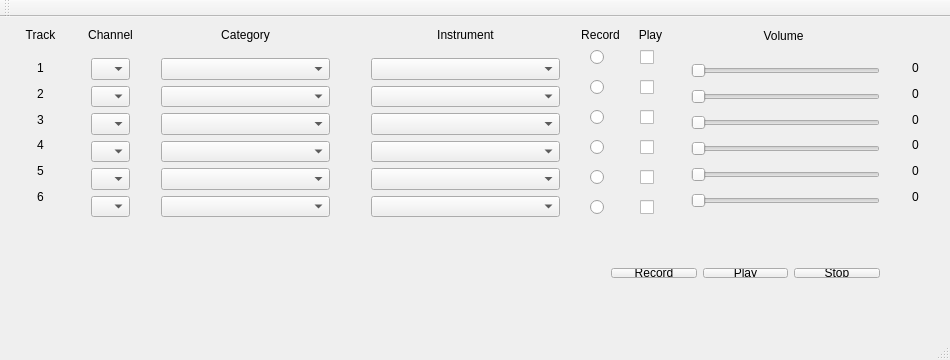
<?xml version="1.0" encoding="UTF-8"?>
<ui version="4.0">
 <class>MainWindow</class>
 <widget class="QMainWindow" name="MainWindow">
  <property name="geometry">
   <rect>
    <x>0</x>
    <y>0</y>
    <width>950</width>
    <height>360</height>
   </rect>
  </property>
  <property name="windowTitle">
   <string>MainWindow</string>
  </property>
  <widget class="QWidget" name="centralWidget">
   <widget class="QLabel" name="label_4">
    <property name="geometry">
     <rect>
      <x>575</x>
      <y>10</y>
      <width>51</width>
      <height>16</height>
     </rect>
    </property>
    <property name="text">
     <string>Record</string>
    </property>
    <property name="alignment">
     <set>Qt::AlignCenter</set>
    </property>
   </widget>
   <widget class="QLabel" name="label_5">
    <property name="geometry">
     <rect>
      <x>630</x>
      <y>10</y>
      <width>41</width>
      <height>16</height>
     </rect>
    </property>
    <property name="text">
     <string>Play</string>
    </property>
    <property name="alignment">
     <set>Qt::AlignCenter</set>
    </property>
   </widget>
   <widget class="QRadioButton" name="radioButton_Record1">
    <property name="geometry">
     <rect>
      <x>590</x>
      <y>30</y>
      <width>21</width>
      <height>20</height>
     </rect>
    </property>
    <property name="text">
     <string/>
    </property>
   </widget>
   <widget class="QRadioButton" name="radioButton_Record2">
    <property name="geometry">
     <rect>
      <x>590</x>
      <y>60</y>
      <width>21</width>
      <height>20</height>
     </rect>
    </property>
    <property name="text">
     <string/>
    </property>
   </widget>
   <widget class="QRadioButton" name="radioButton_Record3">
    <property name="geometry">
     <rect>
      <x>590</x>
      <y>90</y>
      <width>21</width>
      <height>20</height>
     </rect>
    </property>
    <property name="text">
     <string/>
    </property>
   </widget>
   <widget class="QRadioButton" name="radioButton_Record4">
    <property name="geometry">
     <rect>
      <x>590</x>
      <y>120</y>
      <width>21</width>
      <height>21</height>
     </rect>
    </property>
    <property name="text">
     <string/>
    </property>
   </widget>
   <widget class="QRadioButton" name="radioButton_Record5">
    <property name="geometry">
     <rect>
      <x>590</x>
      <y>150</y>
      <width>21</width>
      <height>20</height>
     </rect>
    </property>
    <property name="text">
     <string/>
    </property>
   </widget>
   <widget class="QRadioButton" name="radioButton_Record6">
    <property name="geometry">
     <rect>
      <x>590</x>
      <y>180</y>
      <width>21</width>
      <height>20</height>
     </rect>
    </property>
    <property name="text">
     <string/>
    </property>
   </widget>
   <widget class="QCheckBox" name="checkBox_Play6">
    <property name="geometry">
     <rect>
      <x>640</x>
      <y>180</y>
      <width>21</width>
      <height>20</height>
     </rect>
    </property>
    <property name="text">
     <string/>
    </property>
   </widget>
   <widget class="QCheckBox" name="checkBox_Play2">
    <property name="geometry">
     <rect>
      <x>640</x>
      <y>60</y>
      <width>21</width>
      <height>20</height>
     </rect>
    </property>
    <property name="text">
     <string/>
    </property>
   </widget>
   <widget class="QCheckBox" name="checkBox_Play1">
    <property name="geometry">
     <rect>
      <x>640</x>
      <y>30</y>
      <width>21</width>
      <height>20</height>
     </rect>
    </property>
    <property name="text">
     <string/>
    </property>
   </widget>
   <widget class="QCheckBox" name="checkBox_Play4">
    <property name="geometry">
     <rect>
      <x>640</x>
      <y>120</y>
      <width>21</width>
      <height>20</height>
     </rect>
    </property>
    <property name="text">
     <string/>
    </property>
   </widget>
   <widget class="QCheckBox" name="checkBox_Play3">
    <property name="geometry">
     <rect>
      <x>640</x>
      <y>90</y>
      <width>21</width>
      <height>20</height>
     </rect>
    </property>
    <property name="text">
     <string/>
    </property>
   </widget>
   <widget class="QCheckBox" name="checkBox_Play5">
    <property name="geometry">
     <rect>
      <x>640</x>
      <y>150</y>
      <width>21</width>
      <height>20</height>
     </rect>
    </property>
    <property name="text">
     <string/>
    </property>
   </widget>
   <widget class="QWidget" name="layoutWidget">
    <property name="geometry">
     <rect>
      <x>600</x>
      <y>240</y>
      <width>291</width>
      <height>32</height>
     </rect>
    </property>
    <layout class="QHBoxLayout" name="horizontalLayout">
     <item>
      <widget class="QPushButton" name="pushButton_Record">
       <property name="text">
        <string>Record</string>
       </property>
      </widget>
     </item>
     <item>
      <widget class="QPushButton" name="pushButton_Play">
       <property name="text">
        <string>Play</string>
       </property>
      </widget>
     </item>
     <item>
      <widget class="QPushButton" name="pushButton_Stop">
       <property name="text">
        <string>Stop</string>
       </property>
      </widget>
     </item>
    </layout>
   </widget>
   <widget class="QWidget" name="layoutWidget">
    <property name="geometry">
     <rect>
      <x>900</x>
      <y>30</y>
      <width>31</width>
      <height>171</height>
     </rect>
    </property>
    <layout class="QVBoxLayout" name="verticalLayout_6">
     <item>
      <widget class="QLabel" name="label_Volume1">
       <property name="text">
        <string>0</string>
       </property>
       <property name="alignment">
        <set>Qt::AlignCenter</set>
       </property>
      </widget>
     </item>
     <item>
      <widget class="QLabel" name="label_Volume2">
       <property name="text">
        <string>0</string>
       </property>
       <property name="alignment">
        <set>Qt::AlignCenter</set>
       </property>
      </widget>
     </item>
     <item>
      <widget class="QLabel" name="label_Volume3">
       <property name="text">
        <string>0</string>
       </property>
       <property name="alignment">
        <set>Qt::AlignCenter</set>
       </property>
      </widget>
     </item>
     <item>
      <widget class="QLabel" name="label_Volume4">
       <property name="text">
        <string>0</string>
       </property>
       <property name="alignment">
        <set>Qt::AlignCenter</set>
       </property>
      </widget>
     </item>
     <item>
      <widget class="QLabel" name="label_Volume5">
       <property name="text">
        <string>0</string>
       </property>
       <property name="alignment">
        <set>Qt::AlignCenter</set>
       </property>
      </widget>
     </item>
     <item>
      <widget class="QLabel" name="label_Volume6">
       <property name="text">
        <string>0</string>
       </property>
       <property name="alignment">
        <set>Qt::AlignCenter</set>
       </property>
      </widget>
     </item>
    </layout>
   </widget>
   <widget class="QLabel" name="label_TrackNum">
    <property name="geometry">
     <rect>
      <x>20</x>
      <y>10</y>
      <width>41</width>
      <height>16</height>
     </rect>
    </property>
    <property name="text">
     <string>Track</string>
    </property>
    <property name="alignment">
     <set>Qt::AlignCenter</set>
    </property>
   </widget>
   <widget class="QLabel" name="label_Inst">
    <property name="geometry">
     <rect>
      <x>360</x>
      <y>10</y>
      <width>211</width>
      <height>16</height>
     </rect>
    </property>
    <property name="text">
     <string>Instrument</string>
    </property>
    <property name="alignment">
     <set>Qt::AlignCenter</set>
    </property>
   </widget>
   <widget class="QLabel" name="label_Category">
    <property name="geometry">
     <rect>
      <x>150</x>
      <y>10</y>
      <width>191</width>
      <height>16</height>
     </rect>
    </property>
    <property name="text">
     <string>Category</string>
    </property>
    <property name="alignment">
     <set>Qt::AlignCenter</set>
    </property>
   </widget>
   <widget class="QLabel" name="label_Channel">
    <property name="geometry">
     <rect>
      <x>80</x>
      <y>10</y>
      <width>61</width>
      <height>16</height>
     </rect>
    </property>
    <property name="text">
     <string>Channel</string>
    </property>
    <property name="alignment">
     <set>Qt::AlignCenter</set>
    </property>
   </widget>
   <widget class="QWidget" name="layoutWidget">
    <property name="geometry">
     <rect>
      <x>80</x>
      <y>30</y>
      <width>61</width>
      <height>181</height>
     </rect>
    </property>
    <layout class="QVBoxLayout" name="verticalLayout">
     <item>
      <widget class="QComboBox" name="comboBox_Channel1"/>
     </item>
     <item>
      <widget class="QComboBox" name="comboBox_Channel2"/>
     </item>
     <item>
      <widget class="QComboBox" name="comboBox_Channel3"/>
     </item>
     <item>
      <widget class="QComboBox" name="comboBox_Channel4"/>
     </item>
     <item>
      <widget class="QComboBox" name="comboBox_Channel5"/>
     </item>
     <item>
      <widget class="QComboBox" name="comboBox_Channel6"/>
     </item>
    </layout>
   </widget>
   <widget class="QWidget" name="layoutWidget">
    <property name="geometry">
     <rect>
      <x>150</x>
      <y>30</y>
      <width>191</width>
      <height>181</height>
     </rect>
    </property>
    <layout class="QVBoxLayout" name="verticalLayout_2">
     <item>
      <widget class="QComboBox" name="comboBox_Category1"/>
     </item>
     <item>
      <widget class="QComboBox" name="comboBox_Category2"/>
     </item>
     <item>
      <widget class="QComboBox" name="comboBox_Category3"/>
     </item>
     <item>
      <widget class="QComboBox" name="comboBox_Category4"/>
     </item>
     <item>
      <widget class="QComboBox" name="comboBox_Category5"/>
     </item>
     <item>
      <widget class="QComboBox" name="comboBox_Category6"/>
     </item>
    </layout>
   </widget>
   <widget class="QWidget" name="layoutWidget">
    <property name="geometry">
     <rect>
      <x>360</x>
      <y>30</y>
      <width>211</width>
      <height>181</height>
     </rect>
    </property>
    <layout class="QVBoxLayout" name="verticalLayout_3">
     <item>
      <widget class="QComboBox" name="comboBox_Inst1"/>
     </item>
     <item>
      <widget class="QComboBox" name="comboBox_Inst2"/>
     </item>
     <item>
      <widget class="QComboBox" name="comboBox_Inst3"/>
     </item>
     <item>
      <widget class="QComboBox" name="comboBox_Inst4"/>
     </item>
     <item>
      <widget class="QComboBox" name="comboBox_Inst5"/>
     </item>
     <item>
      <widget class="QComboBox" name="comboBox_Inst6"/>
     </item>
    </layout>
   </widget>
   <widget class="QWidget" name="layoutWidget">
    <property name="geometry">
     <rect>
      <x>20</x>
      <y>30</y>
      <width>41</width>
      <height>171</height>
     </rect>
    </property>
    <layout class="QVBoxLayout" name="verticalLayout_4">
     <item>
      <widget class="QLabel" name="label_Track1">
       <property name="text">
        <string>1</string>
       </property>
       <property name="alignment">
        <set>Qt::AlignCenter</set>
       </property>
      </widget>
     </item>
     <item>
      <widget class="QLabel" name="label_Track2">
       <property name="text">
        <string>2</string>
       </property>
       <property name="alignment">
        <set>Qt::AlignCenter</set>
       </property>
      </widget>
     </item>
     <item>
      <widget class="QLabel" name="label_Track3">
       <property name="text">
        <string>3</string>
       </property>
       <property name="alignment">
        <set>Qt::AlignCenter</set>
       </property>
      </widget>
     </item>
     <item>
      <widget class="QLabel" name="label_Track4">
       <property name="text">
        <string>4</string>
       </property>
       <property name="alignment">
        <set>Qt::AlignCenter</set>
       </property>
      </widget>
     </item>
     <item>
      <widget class="QLabel" name="label_Track5">
       <property name="text">
        <string>5</string>
       </property>
       <property name="alignment">
        <set>Qt::AlignCenter</set>
       </property>
      </widget>
     </item>
     <item>
      <widget class="QLabel" name="label_Track6">
       <property name="text">
        <string>6</string>
       </property>
       <property name="alignment">
        <set>Qt::AlignCenter</set>
       </property>
      </widget>
     </item>
    </layout>
   </widget>
   <widget class="QLabel" name="label_7">
    <property name="geometry">
     <rect>
      <x>678</x>
      <y>11</y>
      <width>211</width>
      <height>16</height>
     </rect>
    </property>
    <property name="text">
     <string>Volume</string>
    </property>
    <property name="alignment">
     <set>Qt::AlignCenter</set>
    </property>
   </widget>
   <widget class="QWidget" name="layoutWidget">
    <property name="geometry">
     <rect>
      <x>680</x>
      <y>30</y>
      <width>211</width>
      <height>181</height>
     </rect>
    </property>
    <layout class="QVBoxLayout" name="verticalLayout_5">
     <item>
      <widget class="QSlider" name="horizontalSlider_Volume1">
       <property name="maximum">
        <number>127</number>
       </property>
       <property name="orientation">
        <enum>Qt::Horizontal</enum>
       </property>
      </widget>
     </item>
     <item>
      <widget class="QSlider" name="horizontalSlider_Volume2">
       <property name="maximum">
        <number>127</number>
       </property>
       <property name="orientation">
        <enum>Qt::Horizontal</enum>
       </property>
      </widget>
     </item>
     <item>
      <widget class="QSlider" name="horizontalSlider_Volume3">
       <property name="maximum">
        <number>127</number>
       </property>
       <property name="orientation">
        <enum>Qt::Horizontal</enum>
       </property>
      </widget>
     </item>
     <item>
      <widget class="QSlider" name="horizontalSlider_Volume4">
       <property name="maximum">
        <number>127</number>
       </property>
       <property name="orientation">
        <enum>Qt::Horizontal</enum>
       </property>
      </widget>
     </item>
     <item>
      <widget class="QSlider" name="horizontalSlider_Volume5">
       <property name="maximum">
        <number>127</number>
       </property>
       <property name="orientation">
        <enum>Qt::Horizontal</enum>
       </property>
      </widget>
     </item>
     <item>
      <widget class="QSlider" name="horizontalSlider_Volume6">
       <property name="maximum">
        <number>127</number>
       </property>
       <property name="orientation">
        <enum>Qt::Horizontal</enum>
       </property>
      </widget>
     </item>
    </layout>
   </widget>
  </widget>
  <widget class="QMenuBar" name="menuBar">
   <property name="geometry">
    <rect>
     <x>0</x>
     <y>0</y>
     <width>950</width>
     <height>22</height>
    </rect>
   </property>
  </widget>
  <widget class="QToolBar" name="mainToolBar">
   <attribute name="toolBarArea">
    <enum>TopToolBarArea</enum>
   </attribute>
   <attribute name="toolBarBreak">
    <bool>false</bool>
   </attribute>
  </widget>
  <widget class="QStatusBar" name="statusBar"/>
 </widget>
 <layoutdefault spacing="6" margin="11"/>
 <resources/>
 <connections/>
</ui>
